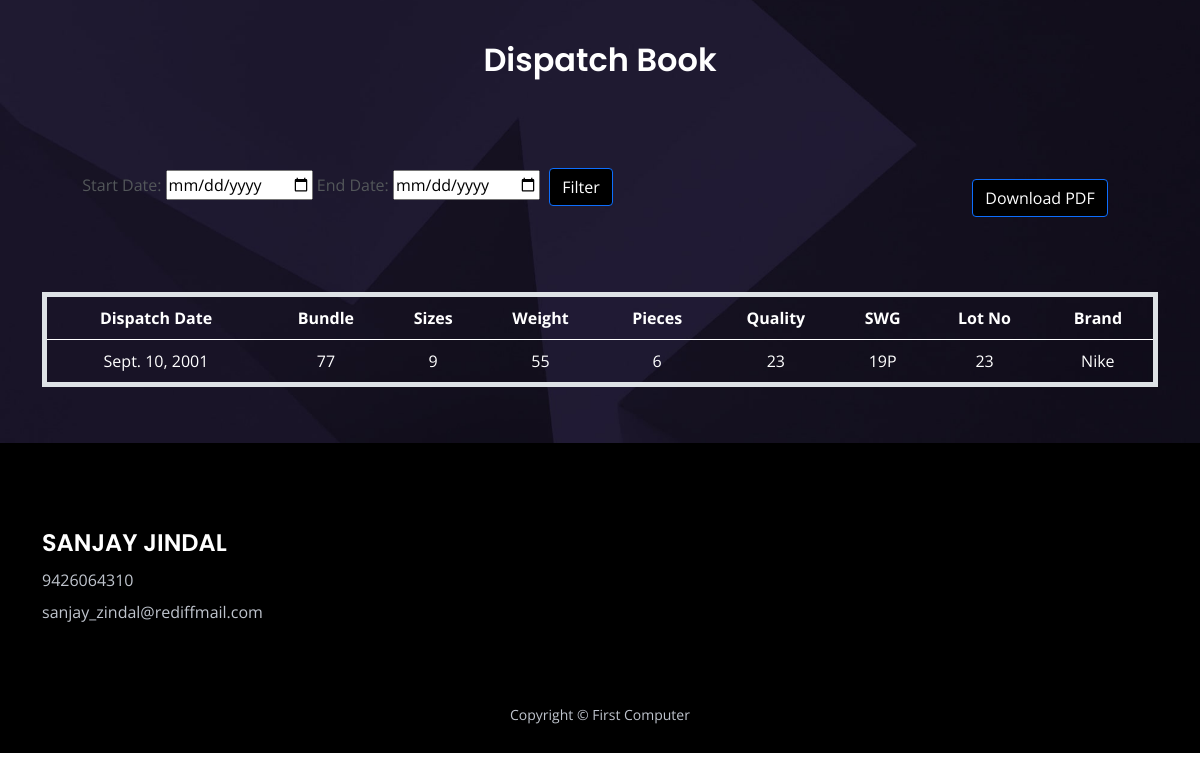
/dispatch_book/ (signed in), run on the app's committed database.
### app/models.py (models this page shows, shortened)
class Selected(models.Model):
    packing = models.ForeignKey(Packing, on_delete=models.CASCADE)
    name = models.CharField(max_length=100, blank=True, null=True)
    bill_no = models.CharField(max_length=20, blank=True, null=True)
    date = models.DateField(max_length=20, blank=True, null=True)

class Bundle(models.Model):
    bundle_entry = models.ForeignKey(Packing, on_delete=models.CASCADE, related_name='bundles')
    bundle = models.CharField(max_length=100)
    grade = models.CharField(max_length=100)
    sizes = models.CharField(max_length=100)
    sheet = models.CharField(max_length=100)
    weight = models.CharField(max_length=100)
    remarks = models.CharField(max_length=200, blank=True, null=True)
    status = models.BooleanField(default=False)  # Field to track dispatch status
    bill_no = models.CharField(max_length=20, blank=True, null=True)

class Packing(models.Model):
    user = models.ForeignKey(User, on_delete=models.CASCADE, null=True, default=None)
    date_packing = models.DateField(max_length=20, blank=True, null=True)
    lot_no = models.CharField(max_length=100)
    quality = models.ForeignKey('Quality', on_delete=models.CASCADE)
    point = models.ForeignKey('Point', on_delete=models.CASCADE)
    brand = models.ForeignKey('Brand', on_delete=models.CASCADE)
    lot_kgs = models.FloatField()
    total_weight = models.DecimalField(max_digits=10, decimal_places=2, default=0.00)

class Quality(models.Model):
    user = models.ForeignKey(User, on_delete=models.CASCADE, blank=True, null=True)  # Add this field
    quality_no = models.CharField(max_length=100)
    def __str__(self):
        return self.quality_no

class Point(models.Model):
    user = models.ForeignKey(User, on_delete=models.CASCADE, blank=True, null=True)  # Add this field
    point = models.CharField(max_length=100)
    def __str__(self):
        return self.point

class Brand(models.Model):
    user = models.ForeignKey(User, on_delete=models.CASCADE, blank=True, null=True)  # Add this field
    brand = models.CharField(max_length=100)
    def __str__(self):
        return self.brand

### app/report.py (the view)
# urls.py: path('dispatch_book/', report.dispatch_book, name='dispatch_book'),
@login_required
def dispatch_book(request):
    packings = Packing.objects.prefetch_related('bundles').filter(bundles__status=True, user=request.user).distinct()
    selected = Selected.objects.filter(packing__user=request.user)
    return render(request, 'report/dispatch_book.html', {'packings': packings, 'selected': selected})

### app/templates/report/dispatch_book.html (shortened to what this page needs)
{% load static %}
<!DOCTYPE html>
<html lang="en">
<head>
    <link href="{% static 'css/bootstrap.min.css' %}" rel="stylesheet">
    <link href="{% static 'css/fontawesome-all.min.css' %}" rel="stylesheet">
    <link href="{% static 'css/swiper.css' %}" rel="stylesheet">
    <link href="{% static 'css/styles.css' %}" rel="stylesheet">
</head>
<body>
    <div id="contact" class="form-1">
        <div class="container">
            <h2 class="h2-heading">Dispatch Book</h2>
            <br><br>
            <div class="date-filter" style="position:relative;left:-250px;top:13px;">
                <label for="startDate">Start Date: </label>
                <input type="date" id="startDate">
                <label for="endDate">End Date: </label>
                <input type="date" id="endDate">
                <button class="btn btn-primary" onclick="filterTable()">Filter</button>
            </div>
            <br>
            <button id="downloadPdf" class="btn btn-primary" style="position:relative;left:440px;top:-50px;">Download PDF</button>
            <div class="table-responsive">
                <table class="table table-striped" id="packingTable">
                    <thead>
                        <tr>
                            <th>Dispatch Date</th>
                            <th>Bundle</th>
                            <th>Sizes</th>
                            <th>Weight</th>
                            <th>Pieces</th>
                            <th>Quality</th>
                            <th>SWG</th>
                            <th>Lot No</th>
                            <th>Brand</th>
                        </tr>
                    </thead>
                    <tbody>
                        {% for selected in selected %}
                        {% for packing in packings %}
                        {% for bundle in packing.bundles.all %}
                        {% if bundle.status %}
                        <tr>
                            <td>{{ selected.date }}</td>
                            <td>{{ bundle.bundle }}</td>
                            <td>{{ bundle.sizes }}</td>
                            <td>{{ bundle.weight }}</td>
                            <td>{{ bundle.sheet }}</td>
                            <td>{{ packing.quality }}</td>
                            <td>{{ packing.point }}</td>
                            <td>{{ packing.lot_no }}</td>
                            <td>{{ packing.brand }}</td>
                        </tr>
                        {% endif %}
                        {% endfor %}
                        {% endfor %}
                        {% endfor %}
                    </tbody>
                </table>
            </div>
        </div>
    </div>
    <div class="footer">
        <div class="container">
            <div class="row">
                <div class="col-lg-12">
                    <div class="footer-col second">
                        <h4 style="color:white"><br><br>SANJAY JINDAL</h4>
                        <ul class="list-unstyled li-space-lg p-big">
                            <li>9426064310</li>
                            <li>sanjay_zindal@rediffmail.com</li>
                        </ul>
                    </div>
                </div>
            </div>
        </div>
    </div>
    <div class="copyright">
        <div class="container">
            <div class="row">
                <div class="col-lg-12">
                    <p class="p-small">Copyright © First Computer</p>
                </div>
            </div>
        </div>
    </div>
</body>
</html>

### app/static/css/styles.css (style rules this page uses)
body, html { width: 100%; height: 100%; }
body, p { color: #53575a; font: 400 1rem/1.625rem "Open Sans", sans-serif; }
h2 { color: #2b2b4f; font-weight: 600; font-size: 2rem; line-height: 2.5rem; font-family: "Poppins" }
h4 { color: #2b2b4f; font-weight: 600; font-size: 1.5rem; line-height: 2rem; font-family: "Poppins" }
.p-small { font-size: 0.875rem; line-height: 1.5rem; }
.li-space-lg li { margin-bottom: 0.5rem; }
.form-1 { padding-top: 9.5rem; padding-bottom: 8.75rem; background: url('../images/contact-background.jpg') center center no-repeat; background-size: cover; text-align: center; }
.form-1 .h2-heading { margin-bottom: 1.125rem; color: #ffffff; }
.footer { padding-top: 6.5rem; padding-bottom: 2rem; background-color: #121015; }
.footer .footer-col { margin-bottom: 3rem; }
.footer p, .footer a, .footer ul { color: #bfc4cd; }
.footer .li-space-lg li { margin-bottom: 0.375rem; }
.copyright { padding-bottom: 1rem; background-color: #121015; text-align: center; }
.copyright p, .copyright a { color: #bfc4cd; text-decoration: none; }
@media (min-width: 992px) { .h2-heading { width: 35.25rem; margin-right: auto; margin-left: auto; } }
@media (min-width: 992px) { .footer .footer-col { margin-bottom: 2rem; } }
@media (min-width: 992px) { .footer .footer-col.second { display: inline-block; width: 320px; margin-right: 1.75rem; vertical-align: top; } }
@media (min-width: 1200px) { .container { max-width: 1140px; } }
@media (min-width: 1200px) { .footer .footer-col.second { margin-right: 6.5rem; } }

### app/templates/report/dispatch_book.html (style rules this page uses)
.form-1 { padding: 40px 0; }
.h2-heading { margin-bottom: 30px; }
.btn { margin: 5px; }
.footer { background-color: #000; color: white; padding: 20px 0; }
.footer-col { margin-bottom: 20px; }
.copyright { background-color: #000; color: white; padding: 10px 0; }
.table-responsive { margin-top: 20px; }
table { color: white; border: 5px solid white; }
th, td { color: white !important; }
.btn-primary { background-color: black; }

### data on the page
Selected: date "Sept. 10, 2001"
Packing: quality "23", point "19P", lot_no "23", brand "Nike"
Bundle: bundle "77", sizes "9", weight "55", sheet "6"
